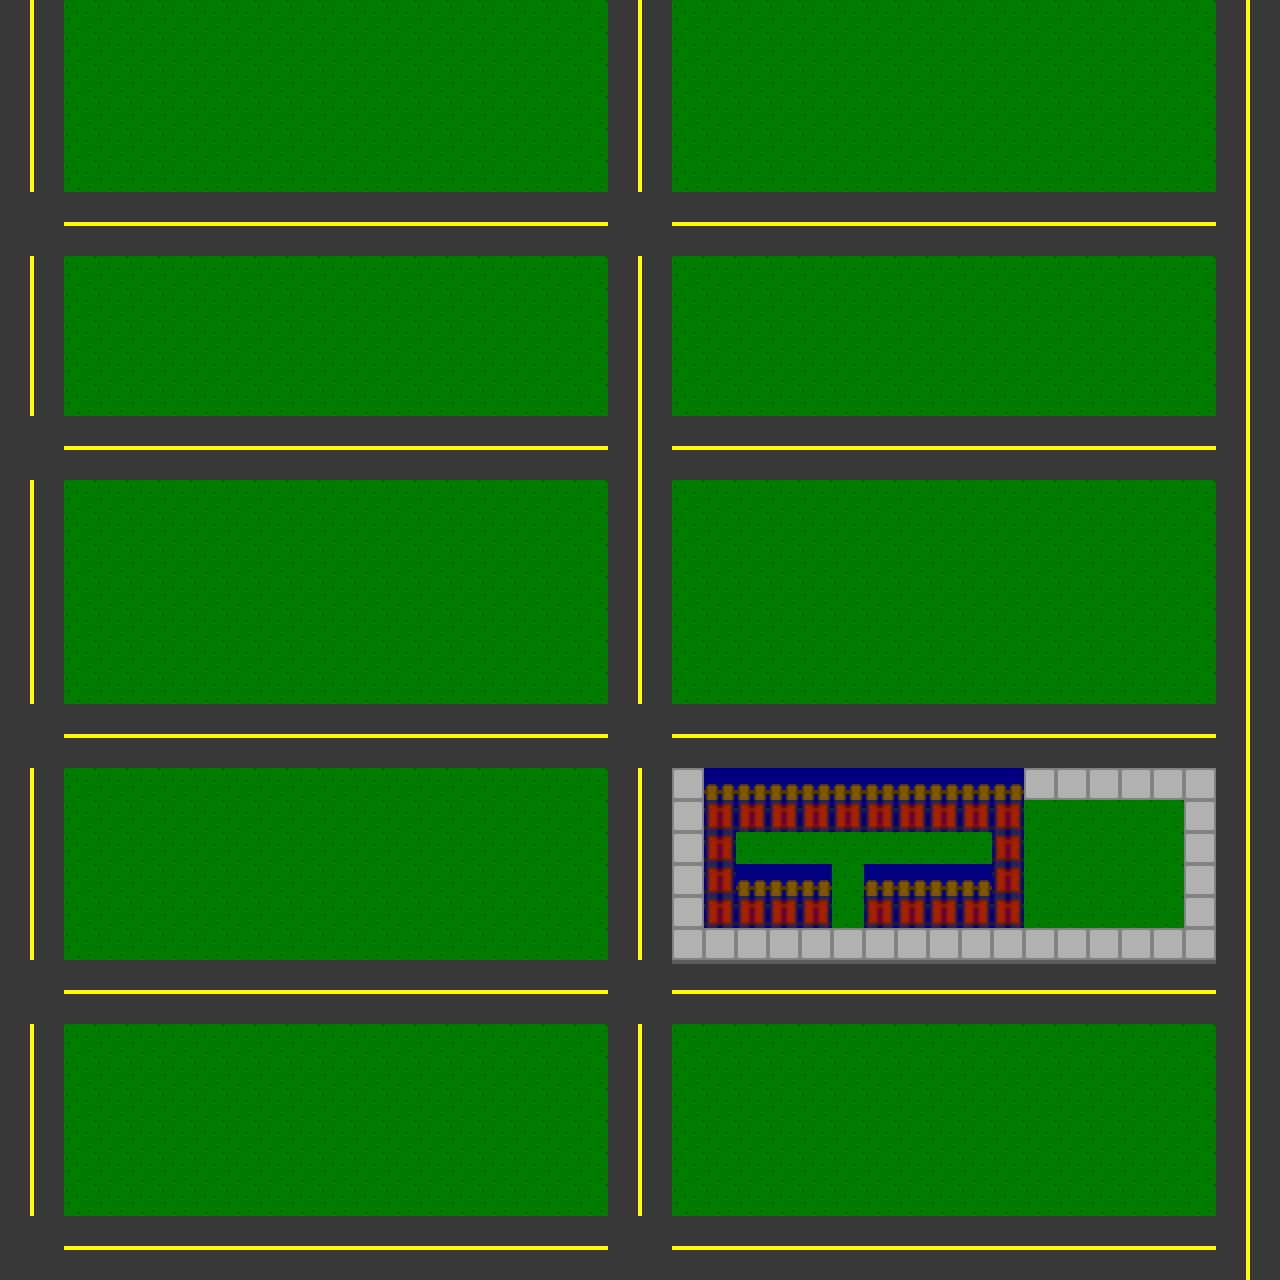

A 2D game scene composited from a Tiled map and its tileset images. What follows is a short description and the map's XML, with each tile layer's data collapsed to a summary:
An orthogonal 40x40 tile map with 32x32 px tiles, 4 tile layers (bottom, middle, top, collide) and 1 object (player).

<map version="1.4" tiledversion="1.4.2" orientation="orthogonal" renderorder="right-down" width="40" height="40" tilewidth="32" tileheight="32" infinite="0" nextlayerid="6" nextobjectid="2">
 <tileset firstgid="1" source="basic_city.tsx" />
 <layer id="1" name="bottom" width="40" height="40">
  <data>[1600 cells, 1600 non-empty, 6 distinct tile ids]</data>
 </layer>
 <layer id="2" name="middle" width="40" height="40">
  <data>[1600 cells, 82 non-empty, 3 distinct tile ids]</data>
 </layer>
 <layer id="3" name="top" width="40" height="40">
  <data>[1600 cells, 17 non-empty, 1 distinct tile ids]</data>
 </layer>
 <layer id="4" name="collide" width="40" height="40" opacity="0.6">
  <data>[1600 cells, 23 non-empty, 1 distinct tile ids]</data>
 </layer>
 <objectgroup id="5" name="rects">
  <object id="1" name="$PLAYER" type="player" x="624" y="974">
   <point />
  </object>
 </objectgroup>
</map>